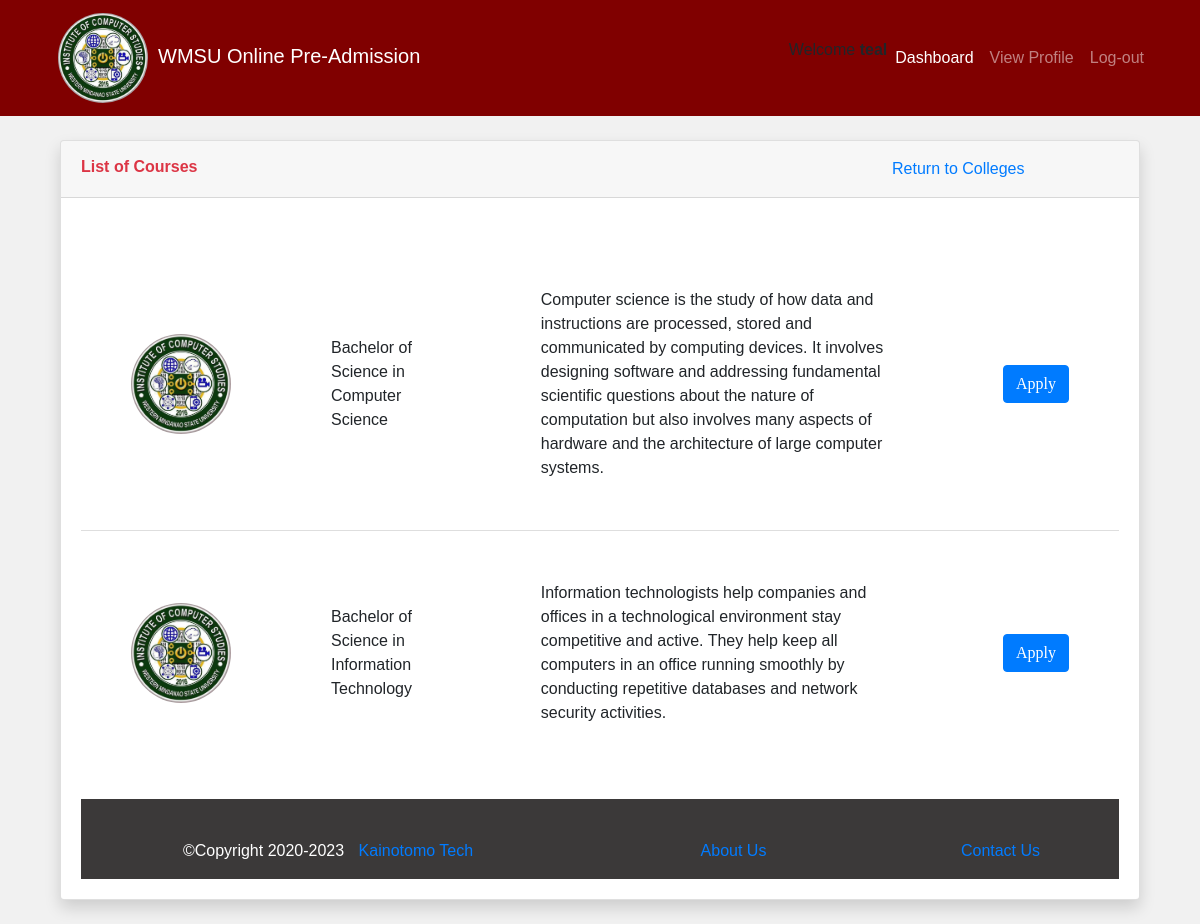
The page /student/CourseList.php?select=1 (signed in) on the database its author committed.
### tables this page shows
CREATE TABLE `coursestbl` (
  `course_id` int(11) NOT NULL,
  `course_name` varchar(255) NOT NULL,
  `course_description` varchar(1000) NOT NULL,
  `college_id` int(11) NOT NULL,
  `course_img` text DEFAULT NULL,
  `quota` int(200) DEFAULT NULL
);

### student/CourseList.php (the view, shortened to what this page needs)
<?php
 include('../db.php');
 if (isset($_GET['select'])) {
    $id = $_GET['select'];
}
?>
<!DOCTYPE html>
<html lang="en">
<head>
    <link rel="stylesheet" href="https://maxcdn.bootstrapcdn.com/bootstrap/4.5.2/css/bootstrap.min.css">
    <link rel="stylesheet" href="../css/style.uapplication.css">
</head>
<body>
    <header id="uphead">
        <nav class="navbar navbar-expand-lg navbar-dark px-5">
            <a class="navbar-brand justify-content-start" href="UserProfile.html">
                <img src="../svgs/ics_seal.jpg" alt="">WMSU Online Pre-Admission
            </a>
            <div class="collapse navbar-collapse justify-content-end" id="navbarNav">
                <ul class="navbar-nav">
                    <?php  if (isset($_SESSION['login_user'])) : ?>
                    <p>
                        <strong>
                        </strong>
                    </p>
                    <?php endif ?>
                    <li class="nav-item">
                        <a class="nav-link active" href="../index.html">Dashboard</a>
                    </li>
                    <li class="nav-item">
                        <a class="nav-link" href="../student/UserProfile.php">View Profile</a>
                    </li>
                    <li class="nav-item">
                        <a class="nav-link" href="../student/logout.php">Log-out</a>
                    </li>
                </ul>
            </div>
        </nav>
    </header>
    <div class="container"><br>
 <div class="col-lg-12">
<div class="card shadow mb-4">
  <div class="card-header py-3">
      <div class="row">
      <div class="col-md-9">
      <h6 class="m-0 font-weight-bold text-danger">List of Courses</h6>
      </div>
      <div class="col-md-3">
      <a href="UserApplication.php">Return to Colleges</a>
      </div>
      </div>
  </div>
  <div class="card-body">
  <div class="row">
  <div class="col-lg-12">
<table class='selected-col-2'>
<tbody>
<?php $results = mysqli_query($db, "SELECT * from coursestbl WHERE college_id='$id'")?>
    <?php while ($row = mysqli_fetch_array($results)) { ?>
        <tr>
    <td><img class="rounded-circle" src="../collegeimg/<?php echo $row['course_img']; ?>" alt=""  width="100px" height="100px"></td>
    <td><?php echo $row['course_name']; ?></td>
    <td><?php echo $row['course_description']; ?></td>
    <td><button type="button" class="btn btn-primary selectCourse" >Apply
                        </button></td>
    </tr>
    <?php } ?>
</tbody>
</table>
  </div>
</div>
</div>
</div>
        </div>
        <br>
        <div class="footer">
            <div class="row">
                <div class="col-md-6 text-center">
                    <p>©Copyright 2020-2023
                        <a href="#">Kainotomo Tech</a>
                    </p>
                </div>
                <div class="col-md-3 text-center">
                    <p><a href="#">About Us</a></p>
                </div>
                <div class="col-md-3">
                    <p><a href="#">Contact Us</a></p>
                </div>
            </div>
        </div>
</body>
</html>

### css/style.uapplication.css (style rules this page uses)
.navbar { background-color: maroon; }
.navbar .navbar-brand img { width: 90px; border-radius: 60px; margin-right: 10px; }
.footer { width: 100%; background-color: rgb(59, 57, 57); color: white; text-align: center; }
.footer p { color: white; padding-top: 40px; }

### student/CourseList.php (style rules this page uses)
* { box-sizing: border-box; }
body { background-color: #f1f1f1; }
button { background-color: #04AA6D; color: #ffffff; border: none; padding: 10px 20px; font-size: 17px; font-family: Raleway; cursor: pointer; }
* { font-family: Arial; }
table { border-collapse: collapse; border: none; margin-top: 20px; }
td, th { padding: 50px; }
tr:not(:first-child) { border-top: 1px solid #dedede; }
a { padding: 10px; border-radius: 4px; cursor: pointer; }

### rows shown on the page
coursestbl: course_img (picture), course_name "Bachelor of Science in Computer Science", course_description "Computer science is the study of how data and instructions are processed, stored and communicated by computing devices. It involves designing software and addressing fundamental scientific questions about the nature of computation but also involves many aspects of hardware and the architecture of large computer systems."
coursestbl: course_img (picture), course_name "Bachelor of Science in Information Technology", course_description "Information technologists help companies and offices in a technological environment stay competitive and active. They help keep all computers in an office running smoothly by conducting repetitive databases and network security activities."
